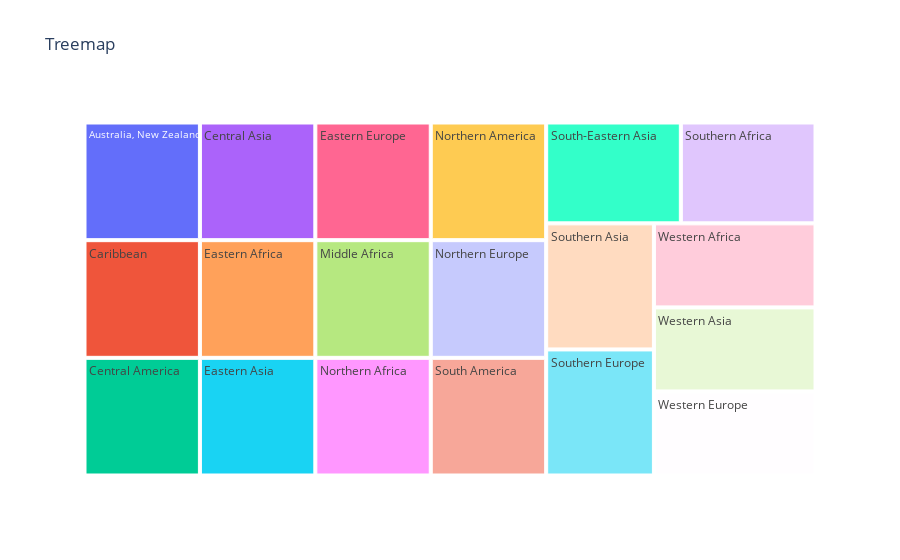

This figure's notebook cell:
### Code cell
fig= px.treemap(df, path =['Category'],title = 'Treemap')
fig.update_traces(hovertemplate = 'Category: %{label}<br>Value:%{value}')
fig.show()

### Figure 1 — Plotly figure (JSON) as saved in the notebook; plotly's stock layout.template omitted (floating-point values rounded to 4 significant figures)
{"data": [{"branchvalues": "total", "domain": {"x": [0, 1], "y": [0, 1]}, "hovertemplate": "Category: %{label}<br>Value:%{value}", "ids": ["Australia, New Zealand", "Caribbean", "Central America", "Central Asia", "Eastern Africa", "Eastern Asia", "Eastern Europe", "Middle Africa", "Northern Africa", "Northern America", "Northern Europe", "South America", "South-Eastern Asia", "Southern Africa", "Southern Asia", "Southern Europe", "Western Africa", "Western Asia", "Western Europe"], "labels": ["Australia, New Zealand", "Caribbean", "Central America", "Central Asia", "Eastern Africa", "Eastern Asia", "Eastern Europe", "Middle Africa", "Northern Africa", "Northern America", "Northern Europe", "South America", "South-Eastern Asia", "Southern Africa", "Southern Asia", "Southern Europe", "Western Africa", "Western Asia", "Western Europe"], "name": "", "parents": ["", "", "", "", "", "", "", "", "", "", "", "", "", "", "", "", "", "", ""], "type": "treemap", "values": [1, 1, 1, 1, 1, 1, 1, 1, 1, 1, 1, 1, 1, 1, 1, 1, 1, 1, 1]}], "layout": {"autosize": true, "legend": {"tracegroupgap": 0}, "title": {"text": "Treemap"}}}
